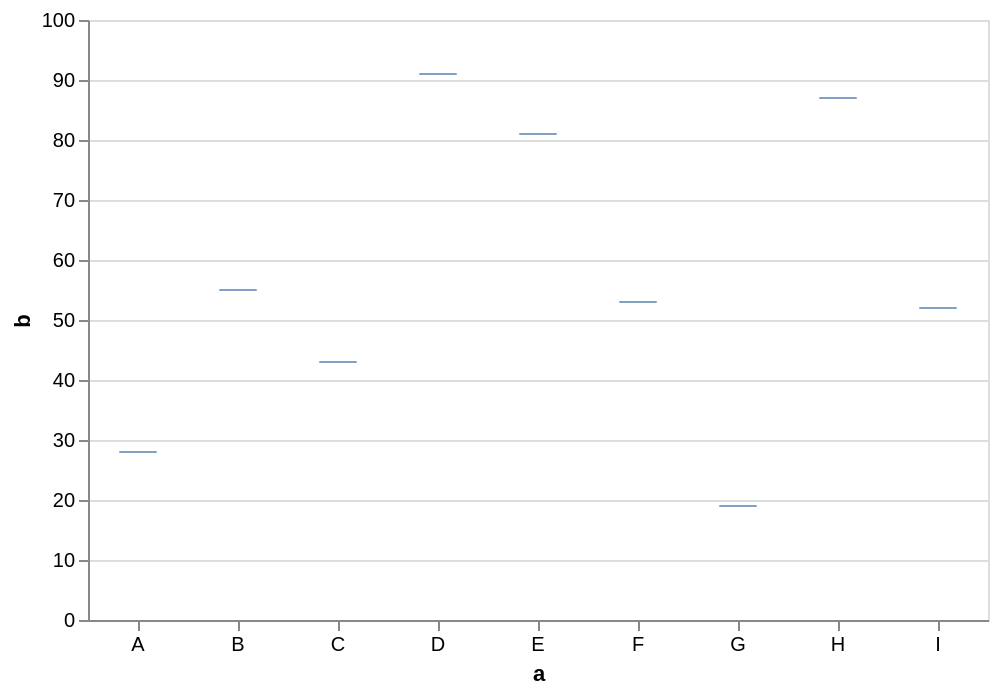

Here is the Vega-Lite specification saved for this chart:
### Vega specification from a JSON file in a GitHub repository (floating-point values rounded to 4 significant figures)
{"$schema": "https://vega.github.io/schema/vega/v5.json", "description": "A simple bar chart with embedded data.", "background": "white", "padding": 5, "height": 300, "style": "cell", "data": [{"name": "source_0", "values": [{"a": "A", "b": 28}, {"a": "B", "b": 55}, {"a": "C", "b": 43}, {"a": "D", "b": 91}, {"a": "E", "b": 81}, {"a": "F", "b": 53}, {"a": "G", "b": 19}, {"a": "H", "b": 87}, {"a": "I", "b": 52}]}, {"name": "data_0", "source": "source_0", "transform": [{"type": "filter", "expr": "isValid(datum[\"b\"]) && isFinite(+datum[\"b\"])"}]}], "signals": [{"name": "x_step", "value": 50}, {"name": "width", "update": "bandspace(domain('x').length, 0.25, 0.125) * x_step"}], "marks": [{"name": "marks", "type": "rect", "style": ["tick"], "from": {"data": "data_0"}, "encode": {"update": {"opacity": {"value": 0.7}, "fill": {"value": "#4c78a8"}, "ariaRoleDescription": {"value": "tick"}, "description": {"signal": "\"a: \" + (isValid(datum[\"a\"]) ? datum[\"a\"] : \"\"+datum[\"a\"]) + \"; b: \" + (format(datum[\"b\"], \"\"))"}, "x": {"scale": "x", "field": "a", "band": 0.25}, "width": {"signal": "max(0.25, 0.5 * bandwidth('x'))"}, "yc": {"scale": "y", "field": "b"}, "height": {"value": 1}}}}], "scales": [{"name": "x", "type": "band", "domain": {"data": "data_0", "field": "a", "sort": true}, "range": {"step": {"signal": "x_step"}}, "paddingInner": 0.25, "paddingOuter": 0.125}, {"name": "y", "type": "linear", "domain": {"data": "data_0", "field": "b"}, "range": [{"signal": "height"}, 0], "nice": true, "zero": true}], "axes": [{"scale": "y", "orient": "left", "gridScale": "x", "grid": true, "tickCount": {"signal": "ceil(height/40)"}, "domain": false, "labels": false, "aria": false, "maxExtent": 0, "minExtent": 0, "ticks": false, "zindex": 0}, {"scale": "x", "orient": "bottom", "grid": false, "title": "a", "labelAngle": 0, "labelBaseline": "top", "zindex": 0}, {"scale": "y", "orient": "left", "grid": false, "title": "b", "labelOverlap": true, "tickCount": {"signal": "ceil(height/40)"}, "zindex": 0}]}
